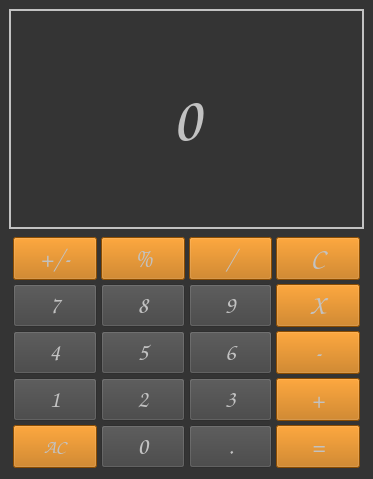
<?xml version="1.0" encoding="UTF-8"?>
<ui version="4.0">
 <class>MainWindow</class>
 <widget class="QMainWindow" name="MainWindow">
  <property name="geometry">
   <rect>
    <x>0</x>
    <y>0</y>
    <width>373</width>
    <height>479</height>
   </rect>
  </property>
  <property name="sizePolicy">
   <sizepolicy hsizetype="Ignored" vsizetype="Ignored">
    <horstretch>0</horstretch>
    <verstretch>0</verstretch>
   </sizepolicy>
  </property>
  <property name="windowTitle">
   <string>Calcy</string>
  </property>
  <property name="windowIcon">
   <iconset theme="QIcon::ThemeIcon::MailAttachment">
    <normaloff>.</normaloff>.</iconset>
  </property>
  <property name="layoutDirection">
   <enum>Qt::LeftToRight</enum>
  </property>
  <property name="styleSheet">
   <string notr="true">background-color: rgb(52, 52, 52);</string>
  </property>
  <widget class="QWidget" name="centralwidget">
   <layout class="QVBoxLayout" name="verticalLayout">
    <item>
     <layout class="QHBoxLayout" name="horizontalLayout">
      <item>
       <widget class="QLabel" name="label_output">
        <property name="sizePolicy">
         <sizepolicy hsizetype="Preferred" vsizetype="Preferred">
          <horstretch>0</horstretch>
          <verstretch>0</verstretch>
         </sizepolicy>
        </property>
        <property name="font">
         <font>
          <family>Comic Sans MS</family>
          <pointsize>48</pointsize>
          <weight>75</weight>
          <italic>true</italic>
          <bold>true</bold>
         </font>
        </property>
        <property name="styleSheet">
         <string notr="true">color: rgb(194, 194, 194);</string>
        </property>
        <property name="frameShape">
         <enum>QFrame::WinPanel</enum>
        </property>
        <property name="text">
         <string>0</string>
        </property>
        <property name="textFormat">
         <enum>Qt::PlainText</enum>
        </property>
        <property name="alignment">
         <set>Qt::AlignCenter</set>
        </property>
       </widget>
      </item>
     </layout>
    </item>
    <item>
     <layout class="QGridLayout" name="grid_num_Layout">
      <property name="sizeConstraint">
       <enum>QLayout::SetDefaultConstraint</enum>
      </property>
      <property name="leftMargin">
       <number>4</number>
      </property>
      <property name="topMargin">
       <number>2</number>
      </property>
      <property name="rightMargin">
       <number>4</number>
      </property>
      <property name="bottomMargin">
       <number>2</number>
      </property>
      <property name="spacing">
       <number>4</number>
      </property>
      <item row="3" column="2">
       <widget class="QPushButton" name="pushButton_num_2">
        <property name="sizePolicy">
         <sizepolicy hsizetype="Preferred" vsizetype="Preferred">
          <horstretch>0</horstretch>
          <verstretch>0</verstretch>
         </sizepolicy>
        </property>
        <property name="font">
         <font>
          <family>Comic Sans MS</family>
          <pointsize>18</pointsize>
          <weight>75</weight>
          <italic>false</italic>
          <bold>true</bold>
          <underline>false</underline>
          <strikeout>false</strikeout>
         </font>
        </property>
        <property name="autoFillBackground">
         <bool>false</bool>
        </property>
        <property name="styleSheet">
         <string notr="true">color: rgb(194, 194, 194);
background-color: #424242</string>
        </property>
        <property name="text">
         <string>2</string>
        </property>
       </widget>
      </item>
      <item row="1" column="2">
       <widget class="QPushButton" name="pushButton_num_8">
        <property name="sizePolicy">
         <sizepolicy hsizetype="Preferred" vsizetype="Preferred">
          <horstretch>0</horstretch>
          <verstretch>0</verstretch>
         </sizepolicy>
        </property>
        <property name="font">
         <font>
          <family>Comic Sans MS</family>
          <pointsize>18</pointsize>
          <weight>75</weight>
          <italic>false</italic>
          <bold>true</bold>
          <underline>false</underline>
          <strikeout>false</strikeout>
         </font>
        </property>
        <property name="autoFillBackground">
         <bool>false</bool>
        </property>
        <property name="styleSheet">
         <string notr="true">color: rgb(194, 194, 194);
background-color: #424242</string>
        </property>
        <property name="text">
         <string>8</string>
        </property>
       </widget>
      </item>
      <item row="1" column="3">
       <widget class="QPushButton" name="pushButton_num_9">
        <property name="sizePolicy">
         <sizepolicy hsizetype="Preferred" vsizetype="Preferred">
          <horstretch>0</horstretch>
          <verstretch>0</verstretch>
         </sizepolicy>
        </property>
        <property name="font">
         <font>
          <family>Comic Sans MS</family>
          <pointsize>18</pointsize>
          <weight>75</weight>
          <italic>false</italic>
          <bold>true</bold>
          <underline>false</underline>
          <strikeout>false</strikeout>
         </font>
        </property>
        <property name="autoFillBackground">
         <bool>false</bool>
        </property>
        <property name="styleSheet">
         <string notr="true">color: rgb(194, 194, 194);
background-color: #424242</string>
        </property>
        <property name="text">
         <string>9</string>
        </property>
       </widget>
      </item>
      <item row="4" column="2">
       <widget class="QPushButton" name="pushButton_num_0">
        <property name="sizePolicy">
         <sizepolicy hsizetype="Preferred" vsizetype="Preferred">
          <horstretch>0</horstretch>
          <verstretch>0</verstretch>
         </sizepolicy>
        </property>
        <property name="font">
         <font>
          <family>Comic Sans MS</family>
          <pointsize>18</pointsize>
          <weight>75</weight>
          <italic>false</italic>
          <bold>true</bold>
          <underline>false</underline>
          <strikeout>false</strikeout>
         </font>
        </property>
        <property name="autoFillBackground">
         <bool>false</bool>
        </property>
        <property name="styleSheet">
         <string notr="true">color: rgb(194, 194, 194);
background-color: #424242</string>
        </property>
        <property name="text">
         <string>0</string>
        </property>
       </widget>
      </item>
      <item row="2" column="2">
       <widget class="QPushButton" name="pushButton_num_5">
        <property name="sizePolicy">
         <sizepolicy hsizetype="Preferred" vsizetype="Preferred">
          <horstretch>0</horstretch>
          <verstretch>0</verstretch>
         </sizepolicy>
        </property>
        <property name="font">
         <font>
          <family>Comic Sans MS</family>
          <pointsize>18</pointsize>
          <weight>75</weight>
          <italic>false</italic>
          <bold>true</bold>
          <underline>false</underline>
          <strikeout>false</strikeout>
         </font>
        </property>
        <property name="autoFillBackground">
         <bool>false</bool>
        </property>
        <property name="styleSheet">
         <string notr="true">color: rgb(194, 194, 194);
background-color: #424242</string>
        </property>
        <property name="text">
         <string>5</string>
        </property>
       </widget>
      </item>
      <item row="3" column="3">
       <widget class="QPushButton" name="pushButton_num_3">
        <property name="sizePolicy">
         <sizepolicy hsizetype="Preferred" vsizetype="Preferred">
          <horstretch>0</horstretch>
          <verstretch>0</verstretch>
         </sizepolicy>
        </property>
        <property name="font">
         <font>
          <family>Comic Sans MS</family>
          <pointsize>18</pointsize>
          <weight>75</weight>
          <italic>false</italic>
          <bold>true</bold>
          <underline>false</underline>
          <strikeout>false</strikeout>
         </font>
        </property>
        <property name="autoFillBackground">
         <bool>false</bool>
        </property>
        <property name="styleSheet">
         <string notr="true">color: rgb(194, 194, 194);
background-color: #424242</string>
        </property>
        <property name="text">
         <string>3</string>
        </property>
       </widget>
      </item>
      <item row="2" column="3">
       <widget class="QPushButton" name="pushButton_num_6">
        <property name="sizePolicy">
         <sizepolicy hsizetype="Preferred" vsizetype="Preferred">
          <horstretch>0</horstretch>
          <verstretch>0</verstretch>
         </sizepolicy>
        </property>
        <property name="font">
         <font>
          <family>Comic Sans MS</family>
          <pointsize>18</pointsize>
          <weight>75</weight>
          <italic>false</italic>
          <bold>true</bold>
          <underline>false</underline>
          <strikeout>false</strikeout>
         </font>
        </property>
        <property name="autoFillBackground">
         <bool>false</bool>
        </property>
        <property name="styleSheet">
         <string notr="true">color: rgb(194, 194, 194);
background-color: #424242</string>
        </property>
        <property name="text">
         <string>6</string>
        </property>
       </widget>
      </item>
      <item row="1" column="0">
       <widget class="QPushButton" name="pushButton_num_7">
        <property name="sizePolicy">
         <sizepolicy hsizetype="Preferred" vsizetype="Preferred">
          <horstretch>0</horstretch>
          <verstretch>0</verstretch>
         </sizepolicy>
        </property>
        <property name="font">
         <font>
          <family>Comic Sans MS</family>
          <pointsize>18</pointsize>
          <weight>75</weight>
          <italic>false</italic>
          <bold>true</bold>
          <underline>false</underline>
          <strikeout>false</strikeout>
         </font>
        </property>
        <property name="autoFillBackground">
         <bool>false</bool>
        </property>
        <property name="styleSheet">
         <string notr="true">color: rgb(194, 194, 194);
background-color: #424242</string>
        </property>
        <property name="text">
         <string>7</string>
        </property>
       </widget>
      </item>
      <item row="2" column="0">
       <widget class="QPushButton" name="pushButton_num_4">
        <property name="sizePolicy">
         <sizepolicy hsizetype="Preferred" vsizetype="Preferred">
          <horstretch>0</horstretch>
          <verstretch>0</verstretch>
         </sizepolicy>
        </property>
        <property name="font">
         <font>
          <family>Comic Sans MS</family>
          <pointsize>18</pointsize>
          <weight>75</weight>
          <italic>false</italic>
          <bold>true</bold>
          <underline>false</underline>
          <strikeout>false</strikeout>
         </font>
        </property>
        <property name="autoFillBackground">
         <bool>false</bool>
        </property>
        <property name="styleSheet">
         <string notr="true">color: rgb(194, 194, 194);
background-color: #424242</string>
        </property>
        <property name="text">
         <string>4</string>
        </property>
       </widget>
      </item>
      <item row="3" column="0">
       <widget class="QPushButton" name="pushButton_num_1">
        <property name="sizePolicy">
         <sizepolicy hsizetype="Preferred" vsizetype="Preferred">
          <horstretch>0</horstretch>
          <verstretch>0</verstretch>
         </sizepolicy>
        </property>
        <property name="font">
         <font>
          <family>Comic Sans MS</family>
          <pointsize>18</pointsize>
          <weight>75</weight>
          <italic>false</italic>
          <bold>true</bold>
          <underline>false</underline>
          <strikeout>false</strikeout>
         </font>
        </property>
        <property name="autoFillBackground">
         <bool>false</bool>
        </property>
        <property name="styleSheet">
         <string notr="true">color: rgb(194, 194, 194);
background-color: #424242</string>
        </property>
        <property name="text">
         <string>1</string>
        </property>
       </widget>
      </item>
      <item row="3" column="4">
       <widget class="QPushButton" name="pushButton_addition">
        <property name="sizePolicy">
         <sizepolicy hsizetype="Ignored" vsizetype="Fixed">
          <horstretch>0</horstretch>
          <verstretch>0</verstretch>
         </sizepolicy>
        </property>
        <property name="font">
         <font>
          <family>Comic Sans MS</family>
          <pointsize>20</pointsize>
          <weight>75</weight>
          <bold>true</bold>
         </font>
        </property>
        <property name="styleSheet">
         <string notr="true">background-color: rgb(194, 107, 0);
color: rgb(194, 194, 194);</string>
        </property>
        <property name="text">
         <string>+</string>
        </property>
       </widget>
      </item>
      <item row="2" column="4">
       <widget class="QPushButton" name="pushButton_subtraction">
        <property name="sizePolicy">
         <sizepolicy hsizetype="Ignored" vsizetype="Fixed">
          <horstretch>0</horstretch>
          <verstretch>0</verstretch>
         </sizepolicy>
        </property>
        <property name="font">
         <font>
          <family>Comic Sans MS</family>
          <pointsize>20</pointsize>
          <weight>75</weight>
          <bold>true</bold>
         </font>
        </property>
        <property name="styleSheet">
         <string notr="true">background-color: rgb(194, 107, 0);
color: rgb(194, 194, 194);</string>
        </property>
        <property name="text">
         <string>-</string>
        </property>
       </widget>
      </item>
      <item row="0" column="2">
       <widget class="QPushButton" name="pushButton_percentage">
        <property name="sizePolicy">
         <sizepolicy hsizetype="Ignored" vsizetype="Fixed">
          <horstretch>0</horstretch>
          <verstretch>0</verstretch>
         </sizepolicy>
        </property>
        <property name="font">
         <font>
          <family>Comic Sans MS</family>
          <pointsize>20</pointsize>
          <weight>75</weight>
          <bold>true</bold>
         </font>
        </property>
        <property name="styleSheet">
         <string notr="true">background-color: rgb(194, 107, 0);
color: rgb(194, 194, 194);</string>
        </property>
        <property name="text">
         <string>%</string>
        </property>
       </widget>
      </item>
      <item row="1" column="4">
       <widget class="QPushButton" name="pushButton_multiplication">
        <property name="sizePolicy">
         <sizepolicy hsizetype="Ignored" vsizetype="Fixed">
          <horstretch>0</horstretch>
          <verstretch>0</verstretch>
         </sizepolicy>
        </property>
        <property name="font">
         <font>
          <family>Comic Sans MS</family>
          <pointsize>20</pointsize>
          <weight>75</weight>
          <bold>true</bold>
         </font>
        </property>
        <property name="styleSheet">
         <string notr="true">background-color: rgb(194, 107, 0);
color: rgb(194, 194, 194);</string>
        </property>
        <property name="text">
         <string>X</string>
        </property>
       </widget>
      </item>
      <item row="4" column="4">
       <widget class="QPushButton" name="pushButton_num_calculate">
        <property name="sizePolicy">
         <sizepolicy hsizetype="Preferred" vsizetype="Preferred">
          <horstretch>0</horstretch>
          <verstretch>0</verstretch>
         </sizepolicy>
        </property>
        <property name="font">
         <font>
          <family>Comic Sans MS</family>
          <pointsize>20</pointsize>
          <weight>75</weight>
          <bold>true</bold>
         </font>
        </property>
        <property name="styleSheet">
         <string notr="true">background-color: rgb(194, 107, 0);
color: rgb(194, 194, 194);</string>
        </property>
        <property name="text">
         <string>=</string>
        </property>
       </widget>
      </item>
      <item row="4" column="3">
       <widget class="QPushButton" name="pushButton_num_dot">
        <property name="sizePolicy">
         <sizepolicy hsizetype="Preferred" vsizetype="Preferred">
          <horstretch>0</horstretch>
          <verstretch>0</verstretch>
         </sizepolicy>
        </property>
        <property name="font">
         <font>
          <family>Comic Sans MS</family>
          <pointsize>18</pointsize>
          <weight>75</weight>
          <bold>true</bold>
         </font>
        </property>
        <property name="styleSheet">
         <string notr="true">color: rgb(194, 194, 194);
background-color: #424242</string>
        </property>
        <property name="text">
         <string>.</string>
        </property>
       </widget>
      </item>
      <item row="4" column="0">
       <widget class="QPushButton" name="pushButton_num_allClear">
        <property name="sizePolicy">
         <sizepolicy hsizetype="Preferred" vsizetype="Preferred">
          <horstretch>0</horstretch>
          <verstretch>0</verstretch>
         </sizepolicy>
        </property>
        <property name="font">
         <font>
          <family>Comic Sans MS</family>
          <pointsize>14</pointsize>
          <weight>75</weight>
          <bold>true</bold>
         </font>
        </property>
        <property name="styleSheet">
         <string notr="true">background-color: rgb(194, 107, 0);
color: rgb(194, 194, 194);</string>
        </property>
        <property name="text">
         <string>AC</string>
        </property>
       </widget>
      </item>
      <item row="0" column="3">
       <widget class="QPushButton" name="pushButton_division">
        <property name="sizePolicy">
         <sizepolicy hsizetype="Ignored" vsizetype="Fixed">
          <horstretch>0</horstretch>
          <verstretch>0</verstretch>
         </sizepolicy>
        </property>
        <property name="font">
         <font>
          <family>Comic Sans MS</family>
          <pointsize>20</pointsize>
          <weight>75</weight>
          <bold>true</bold>
         </font>
        </property>
        <property name="styleSheet">
         <string notr="true">background-color: rgb(194, 107, 0);
color: rgb(194, 194, 194);</string>
        </property>
        <property name="text">
         <string>/</string>
        </property>
       </widget>
      </item>
      <item row="0" column="4">
       <widget class="QPushButton" name="pushButton_clear">
        <property name="sizePolicy">
         <sizepolicy hsizetype="Ignored" vsizetype="Fixed">
          <horstretch>0</horstretch>
          <verstretch>0</verstretch>
         </sizepolicy>
        </property>
        <property name="font">
         <font>
          <family>Comic Sans MS</family>
          <pointsize>20</pointsize>
          <weight>75</weight>
          <bold>true</bold>
         </font>
        </property>
        <property name="styleSheet">
         <string notr="true">background-color: rgb(194, 107, 0);
color: rgb(194, 194, 194);</string>
        </property>
        <property name="text">
         <string>C</string>
        </property>
       </widget>
      </item>
      <item row="0" column="0">
       <widget class="QPushButton" name="pushButton_positive_negative">
        <property name="sizePolicy">
         <sizepolicy hsizetype="Ignored" vsizetype="Fixed">
          <horstretch>0</horstretch>
          <verstretch>0</verstretch>
         </sizepolicy>
        </property>
        <property name="font">
         <font>
          <family>Comic Sans MS</family>
          <pointsize>20</pointsize>
          <weight>75</weight>
          <bold>true</bold>
         </font>
        </property>
        <property name="styleSheet">
         <string notr="true">background-color: rgb(194, 107, 0);
color: rgb(194, 194, 194);</string>
        </property>
        <property name="text">
         <string>+/-</string>
        </property>
       </widget>
      </item>
     </layout>
    </item>
   </layout>
  </widget>
 </widget>
 <resources/>
 <connections/>
</ui>
